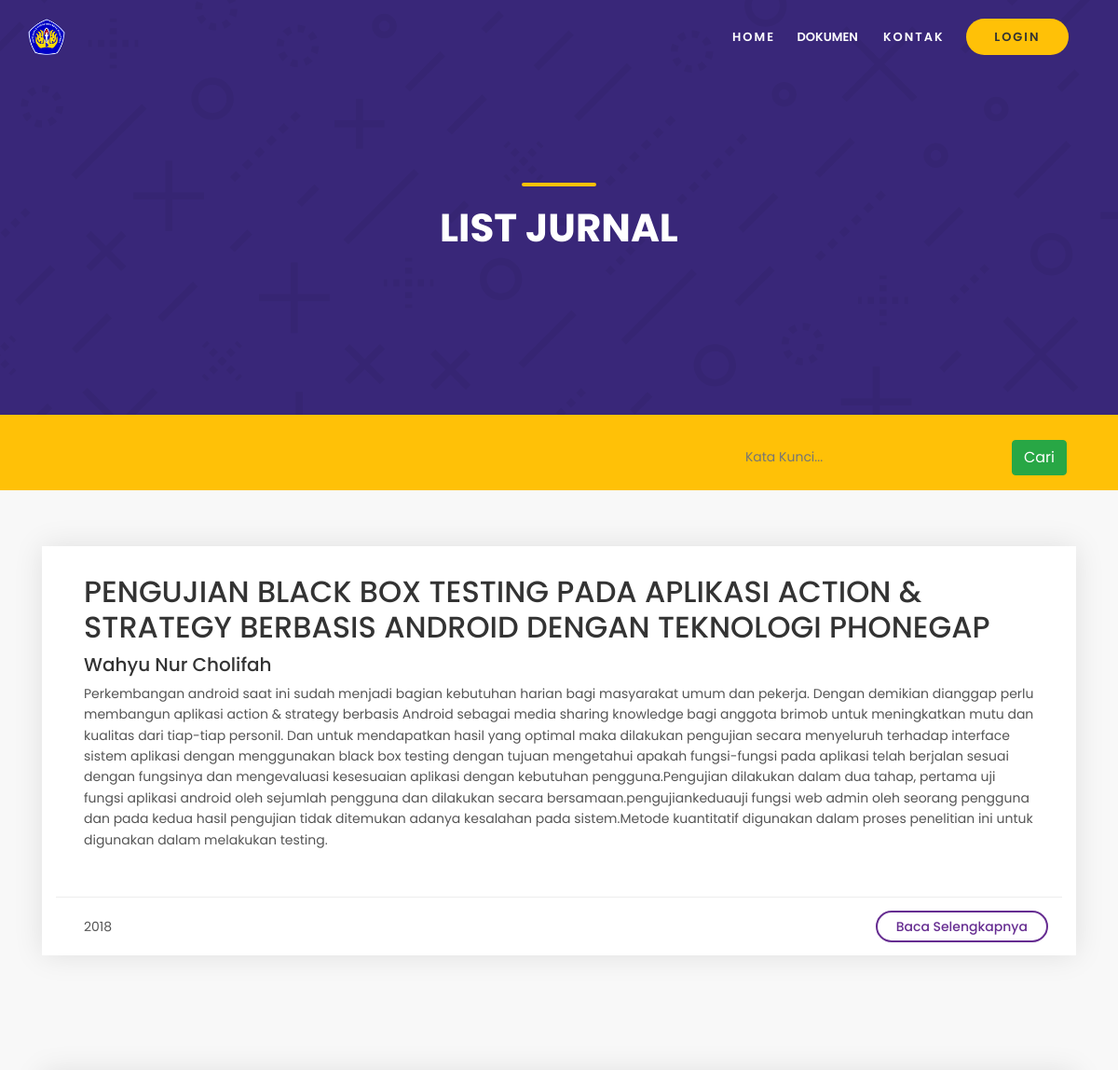
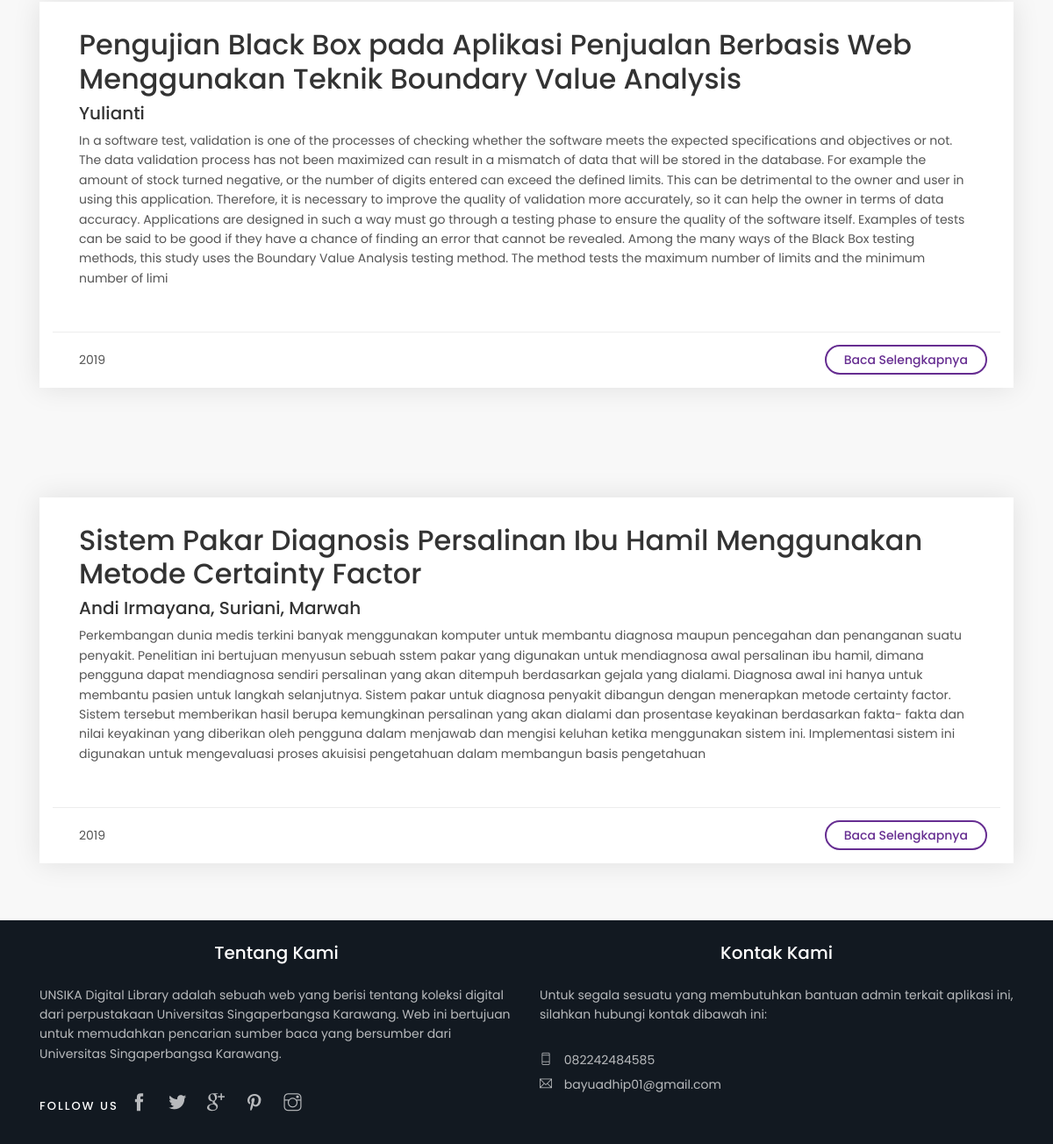
Page /index.php/home/jurnal on the committed database (2 pictures, top to bottom).
### tables this page shows
CREATE TABLE `jurnal` (
  `id_jurnal` int(11) NOT NULL,
  `judul` varchar(300) NOT NULL,
  `penulis` varchar(300) NOT NULL,
  `abstrak` varchar(1000) NOT NULL,
  `email` varchar(200) NOT NULL,
  `tahun` int(4) NOT NULL,
  `issn` varchar(255) NOT NULL,
  `isbn` varchar(255) NOT NULL,
  `pdf_jurnal` varchar(255) NOT NULL
);

### application/controllers/Home.php (called while the page is built, shortened)
<?php
class Home extends CI_Controller {
	public function __construct()
	{
		$this->load->database();
		$this->load->library(['ion_auth', 'form_validation']);
		$this->load->helper(['url', 'language']);
		$this->load->model(['umum_model','anggota_model', 'jurnal_model' , 'ebook_model', 'skripsi_model', 'lainnya_model']);
	}
	public function jurnal()
	{
		$data['jurnal'] = $this->jurnal_model->getAll();
		$this->load->view('jurnal/jurnal', $data);
	}
}

### index.php (called while the page is built, shortened)
<?php
require_once BASEPATH.'core/CodeIgniter.php';

### application/models/jurnal_model.php (called while the page is built, shortened)
<?php defined('BASEPATH') OR exit('No direct script access allowed');
class jurnal_model extends CI_Model
{
    private $_table = "jurnal";
    public function getAll()
    {
        return $this->db->get($this->_table)->result();
    }
}

### application/views/jurnal/jurnal.php (the view, shortened to what this page needs)
<!DOCTYPE html>
<html lang="en">
<head>
	<?php
		$this->load->view('include/head');
	?>
</head>
<body>
	<header class="header fadeInDown">
		<?php
			if(!$this->ion_auth->logged_in())
			{
				$this->load->view('include/header');
			}
			else
			{
				$this->load->view('user/include/header');
			}
        ?>
	</header>
        <?php
            $this->load->view('include/dashboard');
        ?>
	<main>
		<section id="hero_in" class="cart_section">
			<div class="wrapper">
				<div class="container">
					<h1 class="fadeInUp"><span></span>List Jurnal</h1>
				</div>
			</div>
		</section>
		<div class="filters_listing sticky_horizontal">
			<div class="container">
				<ul class="clearfix ">
					<li class="float-right">
					<?=form_open_multipart('proses/search_jurnal') ?>
					<div class="form-inline">
							<div class="form-group">
                                <input required type="text" name='keyword' placeholder="Kata Kunci..." class='form-control-plaintext col-md-12'>
                            </div>
							<button  type="submit" class="btn btn-success waves-effect waves-light">Cari</button>
					</div>
					</li>
				</ul>
			</div>
		</div>
		<?php foreach ($jurnal as $j): ?>
		<div class="container margin_60_35">
			<div class="box_list wow">
					<div class="col-lg-12">
						<div class="wrapper">
							<h2><?=$j->judul?></h2>
							<h5><?=$j->penulis?></h5>
							<p><?=$j->abstrak?></p>
						</div>
						<ul>
							<li><?= $j->tahun ?></li>
							<li><a href="<?=site_url('home/detail_jurnal/'.$j->id_jurnal)?>">Baca Selengkapnya</a></li>
						</ul>
					</div>
				</div>
		</div>
		<?php endforeach;?>
	</main>
	<footer>
		<?php
			$this->load->view('include/footer');
		?>
	</footer>
</body>
</html>

### application/views/include/head.php (shortened to what this page needs)
   <link href="<?=base_url("assets/css/bootstrap.min.css")?>" rel="stylesheet">
   <link href="<?=base_url("assets/css/style.css")?>" rel="stylesheet">
<link href="<?=base_url("assets/css/vendors.css")?>" rel="stylesheet">
<link href="<?=base_url("assets/css/icon_fonts/css/all_icons.min.css")?>" rel="stylesheet">
<link href="<?=base_url("assets/css/skins/square/grey.css")?>" rel="stylesheet">
   <link href="<?=base_url("assets/css/wizard.css")?>" rel="stylesheet">
   <link href="<?=base_url("assets/css/custom.css")?>" rel="stylesheet">

### application/views/include/header.php (shortened to what this page needs)
<div id="logo">
	<a href="<?=base_url('home')?>"><img src="<?=base_url("assets/img/logo.png")?>" width="40" height="40" data-retina="true" alt=""></a>
</div>
		<ul id="top_menu">
			<li><a href="<?=base_url('home')?>" >Home</a></li>
			<div class="hamburger hamburger--spin" >
						<font color='white'><strong>DOKUMEN</strong></font>
			</div>
            <li><a href="<?=base_url('home/kontak')?>" >Kontak</a></li>
			<li class="hidden_tablet"><a href="<?=base_url('auth/login')?>" class="btn_1 rounded">Login</a></li>
		</ul>

### application/views/include/footer.php (shortened to what this page needs)
<div class="container">
      <div class="row">
        <div class="col-lg-6 col-md-6 single-footer-widget" >
          <h5 style="text-align:center">Tentang Kami</h5>
					<p>UNSIKA Digital Library adalah sebuah web yang berisi tentang koleksi digital dari perpustakaan Universitas Singaperbangsa Karawang.
					Web ini bertujuan untuk memudahkan pencarian sumber baca yang bersumber dari Universitas Singaperbangsa Karawang. </p>
					<div class="follow_us">
						<ul>
							<li>Follow us</li>
							<li><a href="#0"><i class="ti-facebook"></i></a></li>
							<li><a href="#0"><i class="ti-twitter-alt"></i></a></li>
							<li><a href="#0"><i class="ti-google"></i></a></li>
							<li><a href="#0"><i class="ti-pinterest"></i></a></li>
							<li><a href="#0"><i class="ti-instagram"></i></a></li>
						</ul>
					</div>
        </div>
        <div class="col-lg-6 col-md-6 single-footer-widget">
          <h5 style="text-align:center">Kontak Kami</h5>
		  <p>Untuk segala sesuatu yang membutuhkan bantuan admin terkait aplikasi ini, silahkan hubungi kontak dibawah ini: </p>
          <ul class="contacts">
						<li><a href="tel://082242484585"><i class="ti-mobile"></i> 082242484585</a></li>
						<li><a href="mailto:bayuadhip01@gmail.com"><i class="ti-email"></i> bayuadhip01@gmail.com</a></li>
					</ul>
        </div>
				</div>
			</div>

### assets/css/wizard.css (style rules this page uses)
.form-group { position: relative; }

### rows in the picture
jurnal: judul "PENGUJIAN BLACK BOX TESTING PADA APLIKASI ACTION & STRATEGY BERBASIS ANDROID DENGAN TEKNOLOGI PHONEGAP", penulis "Wahyu Nur Cholifah", abstrak "Perkembangan android saat ini sudah menjadi bagian kebutuhan harian bagi masyarakat umum dan pekerja. Dengan demikian dianggap perlu membangun aplikasi action & strategy berbasis Android sebagai media sharing knowledge bagi anggota brimob untuk meningkatkan mutu dan kualitas dari tiap-tiap personil. Dan untuk mendapatkan hasil yang optimal maka dilakukan pengujian secara menyeluruh terhadap interface sistem aplikasi dengan menggunakan black box testing dengan tujuan mengetahui apakah fungsi-fungsi pada aplikasi telah berjalan sesuai dengan fungsinya dan mengevaluasi kesesuaian aplikasi dengan kebutuhan pengguna.Pengujian dilakukan dalam dua tahap, pertama uji fungsi aplikasi android oleh…", tahun "2018"
jurnal: judul "Pengujian Black Box pada Aplikasi Penjualan Berbasis Web Menggunakan Teknik Boundary Value Analysis", penulis "Yulianti", abstrak "In a software test, validation is one of the processes of checking whether the software meets the expected specifications and objectives or not. The data validation process has not been maximized can result in a mismatch of data that will be stored in the database. For example the amount of stock turned negative, or the number of digits entered can exceed the defined limits. This can be detrimental to the owner and user in using this application. Therefore, it is necessary to improve the quality of validation more accurately, so it can help the owner in terms of data accuracy. Applications are designed in such a way must go through a testing phase to ensure the quality of the software…", tahun "2019"
jurnal: judul "Sistem Pakar Diagnosis Persalinan Ibu Hamil Menggunakan Metode Certainty Factor", penulis "Andi Irmayana, Suriani, Marwah", abstrak "Perkembangan dunia medis terkini banyak menggunakan komputer untuk membantu diagnosa maupun pencegahan dan penanganan suatu penyakit. Penelitian ini bertujuan menyusun sebuah sstem pakar yang digunakan untuk mendiagnosa awal persalinan ibu hamil, dimana pengguna dapat mendiagnosa sendiri persalinan yang akan ditempuh berdasarkan gejala yang dialami. Diagnosa awal ini hanya untuk membantu pasien untuk langkah selanjutnya. Sistem pakar untuk diagnosa penyakit dibangun dengan menerapkan metode certainty factor. Sistem tersebut memberikan hasil berupa kemungkinan persalinan yang akan dialami dan prosentase keyakinan berdasarkan fakta- fakta dan nilai keyakinan yang diberikan oleh pengguna dalam…", tahun "2019"
